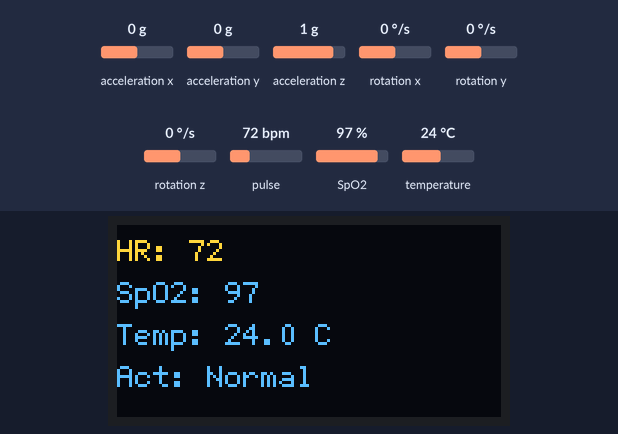
The sketch below on a simulated ESP32. On the bench: 128×64 one-colour display. The test bench sets the inputs (shaded band); at power-on: acceleration z 1 g, pulse 72 bpm, acceleration x 0 g, SpO2 97 %, temperature 24 °C, acceleration y 0 g, rotation x 0 °/s, rotation y 0 °/s, rotation z 0 °/s. The OLED is the two-colour kind (top 16 rows yellow); what the sketch prints to the serial monitor is not drawn.

Above: at 3.9 s.
4.0 s: acceleration z set to 0.6 g
6.8 s: acceleration z set to 0.3 g
At 9.0 s:
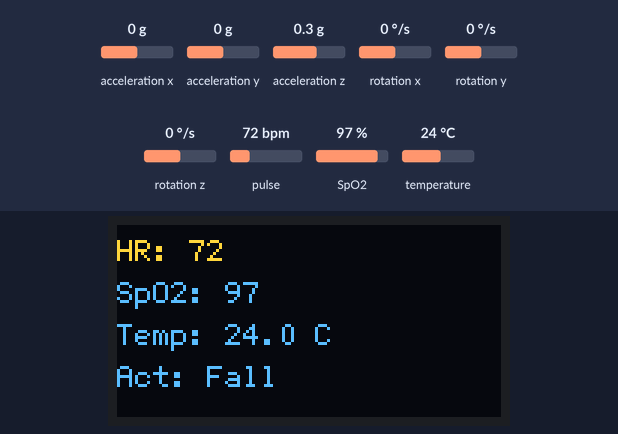
9.3 s: pulse set to 42 bpm
At 10.5 s:
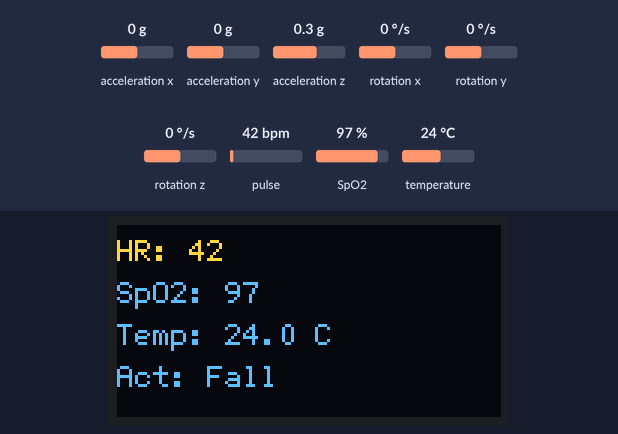
11.6 s: acceleration x set to -1.4 g
At 12.9 s:
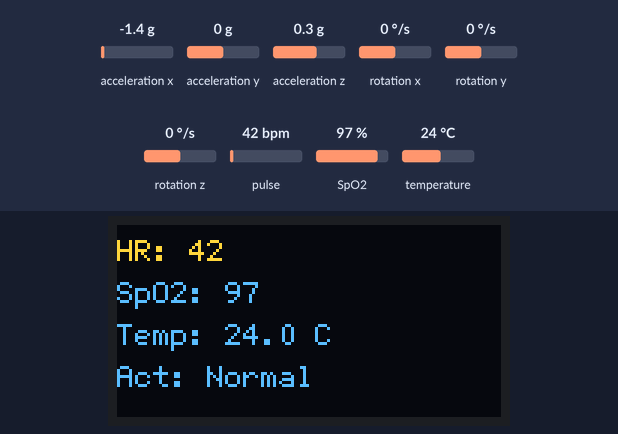
13.9 s: SpO2 set to 80 %
At 15.3 s:
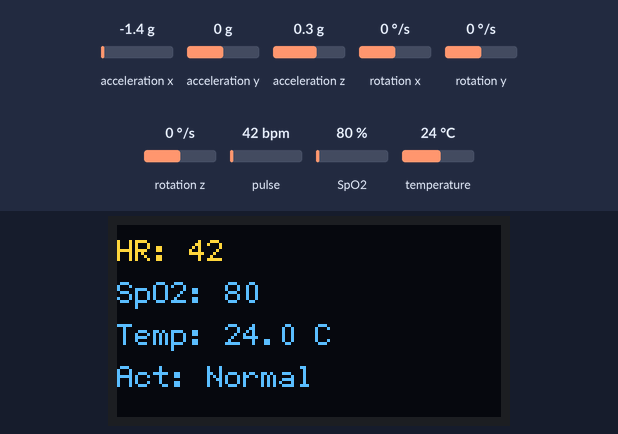
16.2 s: temperature set to 12 °C
At 17.7 s:
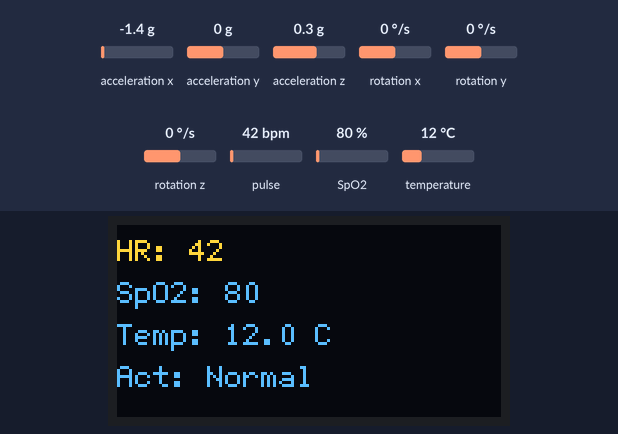
Timing chart, 0 to 19.2 s (numbered marks = the images above; inputs shaded):
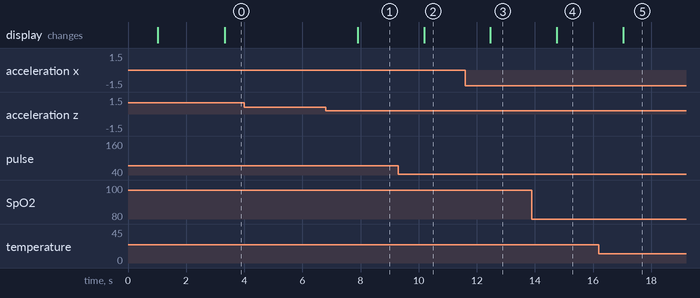

The sketch:

iot-esp32-spo2-mpu6050-code.ino
```cpp
#include <Wire.h>
#include <U8g2lib.h>
#include "MAX30105.h"
#include "spo2_algorithm.h"
#include <MPU6050_light.h>
#include <math.h>

// OLED & Sensor Setup
U8G2_SH1106_128X64_NONAME_F_HW_I2C u8g2(U8G2_R0, U8X8_PIN_NONE);
MAX30105 particleSensor;
MPU6050 mpu(Wire);

uint32_t irBuffer[100];
uint32_t redBuffer[100];
int32_t spo2, heartRate;
int8_t validSPO2, validHeartRate;

// Function to calculate magnitude and classify activity
// String classifyActivity(float ax, float ay, float az, float gx, float gy, float gz) {
//   float accMag = sqrt(ax * ax + ay * ay + az * az);
//   float gyroMag = sqrt(gx * gx + gy * gy + gz * gz);

//   if (accMag < 0.5 || accMag > 2.5 || gyroMag > 200)
//     return "Fall";
//   else if (accMag > 1.2 || gyroMag > 100)
//     return "Running";
//   else
//     return "Normal";
// }
String classifyActivity(float ax, float ay, float az, float gx, float gy, float gz) {
  float accMag = sqrt(ax * ax + ay * ay + az * az);
  float gyroMag = sqrt(gx * gx + gy * gy + gz * gz);

  if (accMag < 0.5 || accMag > 2.5 || gyroMag > 200) {
    return "Fall";
  } else if (accMag > 1.5 && gyroMag > 80) {
    return "Running";
  } else {
    return "Normal";
  }
}

void setup() {
  Wire.begin(8, 9); // Indus Board GPIOs
  Serial.begin(115200);
  delay(1000);
  u8g2.begin();

  // MAX30105
  particleSensor.begin(Wire, I2C_SPEED_STANDARD);
  particleSensor.setup();
  particleSensor.setPulseAmplitudeRed(0x0A);
  particleSensor.setPulseAmplitudeGreen(0);

  // MPU6050
  mpu.begin();
  mpu.calcOffsets(true, true);
}

void loop() {
  // Read MAX30105 samples
  for (int i = 0; i < 100; i++) {
    while (!particleSensor.available()) particleSensor.check();
    redBuffer[i] = particleSensor.getRed();
    irBuffer[i] = particleSensor.getIR();
    particleSensor.nextSample();
  }

  // Calculate HR and SpO2
  maxim_heart_rate_and_oxygen_saturation(irBuffer, 100, redBuffer,
                                         &spo2, &validSPO2,
                                         &heartRate, &validHeartRate);

  // Read MPU data
  mpu.update();
  float tempC = mpu.getTemp();
  float ax = mpu.getAccX();
  float ay = mpu.getAccY();
  float az = mpu.getAccZ();
  float gx = mpu.getGyroX();
  float gy = mpu.getGyroY();
  float gz = mpu.getGyroZ();

  float accMag = sqrt(ax * ax + ay * ay + az * az);
  float gyroMag = sqrt(gx * gx + gy * gy + gz * gz);
  String activity = classifyActivity(ax, ay, az, gx, gy, gz);

  // === Serial Monitor Output ===
  Serial.println("==== Sensor Readings ====");
  Serial.print("HR: "); Serial.println(validHeartRate ? heartRate : 0);
  Serial.print("SpO2: "); Serial.println(validSPO2 ? spo2 : 0);
  Serial.print("Temp: "); Serial.print(tempC); Serial.println(" C");

  Serial.print("AccX: "); Serial.print(ax, 2);
  Serial.print(" AccY: "); Serial.print(ay, 2);
  Serial.print(" AccZ: "); Serial.print(az, 2);
  Serial.print(" | AccMag: "); Serial.println(accMag, 2);

  Serial.print("GyroX: "); Serial.print(gx, 2);
  Serial.print(" GyroY: "); Serial.print(gy, 2);
  Serial.print(" GyroZ: "); Serial.print(gz, 2);
  Serial.print(" | GyroMag: "); Serial.println(gyroMag, 2);

  Serial.print("Activity Status: "); Serial.println(activity);
  Serial.println("=========================\n");

  // === Serial Plotter Output (CSV-style with labels) ===
  Serial.print("AccX: "); Serial.print(ax, 2); Serial.print(", ");
  Serial.print("AccY: "); Serial.print(ay, 2); Serial.print(", ");
  Serial.print("AccZ: "); Serial.print(az, 2); Serial.print(", ");
  Serial.print("GyroX: "); Serial.print(gx, 2); Serial.print(", ");
  Serial.print("GyroY: "); Serial.print(gy, 2); Serial.print(", ");
  Serial.print("GyroZ: "); Serial.print(gz, 2); Serial.print(", ");
  Serial.print("AccMag: "); Serial.print(accMag, 2); Serial.print(", ");
  Serial.print("GyroMag: "); Serial.print(gyroMag, 2); Serial.print(", ");
  Serial.print("Status: ");
  if (activity == "Fall") Serial.println("2"); // 2 = Fall
  else if (activity == "Running") Serial.println("1"); // 1 = Running
  else Serial.println("0"); // 0 = Normal

  // === OLED Output ===
  u8g2.clearBuffer();
  u8g2.setFont(u8g2_font_6x12_tr);
  u8g2.setCursor(0, 12);
  u8g2.print("HR: "); u8g2.print(validHeartRate ? heartRate : 0);
  u8g2.setCursor(0, 26);
  u8g2.print("SpO2: "); u8g2.print(validSPO2 ? spo2 : 0);
  u8g2.setCursor(0, 40);
  u8g2.print("Temp: "); u8g2.print(tempC, 1); u8g2.print(" C");
  u8g2.setCursor(0, 54);
  u8g2.print("Act: "); u8g2.print(activity);
  u8g2.sendBuffer();

  delay(1000);
}
```

Measured:
- the behaviour switches between 0.5 and 0.4 g on acceleration z (found by bisection; images 0 and 1)
- after the input at 4.0 s, every drawn part: stays the same
- after the input at 6.8 s, the display: changes after 1.1 s (image 1)
- after the input at 9.3 s, the display: changes after 0.89 s (image 2)
- after the input at 11.6 s, the display: changes after 0.87 s (image 3)
- after the input at 13.9 s, the display: changes after 0.86 s (image 4)
- after the input at 16.2 s, the display: changes after 0.84 s (image 5)
